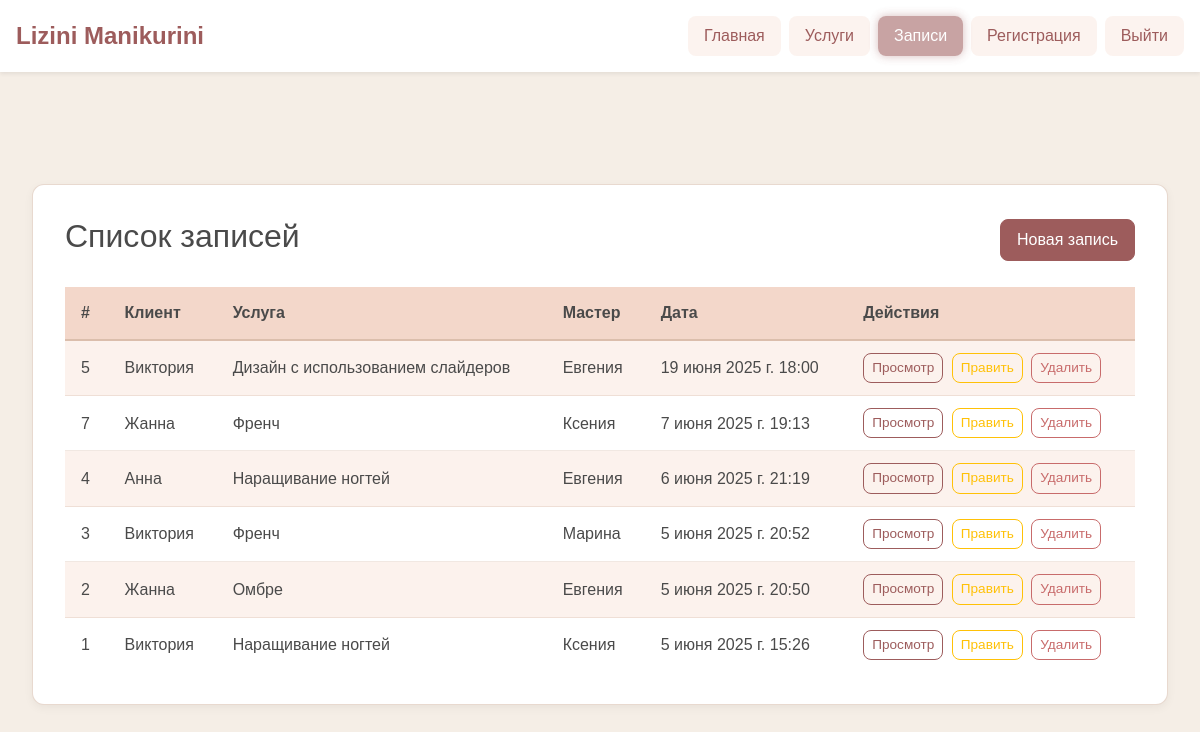
The app's page /appointments/ (signed in) with its own data.
### website/models.py (models this page shows, shortened)
class Appointment(models.Model):
    client = models.ForeignKey(
        User,
        on_delete=models.SET_NULL,
        null=True,
        limit_choices_to={'role': 'client'},
        related_name='appointments',
        verbose_name='Клиент'
    )
    master = models.ForeignKey(
        Master,
        on_delete=models.SET_NULL,
        null=True,
        related_name='appointments',
        verbose_name='Мастер'
    )
    service = models.ForeignKey(
        Service,
        on_delete=models.SET_NULL,
        null=True,
        related_name='appointments',
        verbose_name='Услуга'
    )
    appointment_date = models.DateField(default=timezone.now, verbose_name='Дата записи')
    appointment_time = models.TimeField(verbose_name='Время записи')
    status = models.ForeignKey(
        AppointmentStatus,
        on_delete=models.SET_NULL,
        null=True,
        verbose_name='Статус'
    )
    price_paid = models.DecimalField(
        max_digits=10, decimal_places=2, null=True, blank=True, verbose_name='Оплачено'
    )
    created_at = models.DateTimeField(auto_now_add=True, verbose_name='Дата создания')
    updated_at = models.DateTimeField(auto_now=True, verbose_name='Дата изменения')
    class Meta:
        verbose_name = 'Запись'
        verbose_name_plural = 'Записи'
        ordering = ['-appointment_date', '-appointment_time']

class User(AbstractUser):
    ROLE_CHOICES = [
        ('client', 'Клиент'),
        ('master', 'Мастер'),
        ('admin', 'Администратор'),
    ]
    role = models.CharField(
        max_length=20,
        choices=ROLE_CHOICES,
        default='client',
        verbose_name='Роль'
    )
    created_at = models.DateTimeField(auto_now_add=True, verbose_name='Дата создания')
    updated_at = models.DateTimeField(auto_now=True, verbose_name='Дата изменения')
    groups = models.ManyToManyField(
        Group,
        related_name='website_user_set',
        blank=True,
        verbose_name='Группы',
        help_text='Группы пользователя',
        related_query_name='user',
    )
    user_permissions = models.ManyToManyField(
        Permission,
        related_name='website_user_permissions_set',
        blank=True,
        verbose_name='Права пользователя',
        help_text='Пользовательские права',
        related_query_name='user',
    )
    class Meta:
        verbose_name = 'Пользователь'
        verbose_name_plural = 'Пользователи'

class Service(models.Model):
    name = models.CharField(max_length=100, verbose_name='Название услуги')
    description = models.TextField(blank=True, verbose_name='Описание')
    price = models.DecimalField(max_digits=10, decimal_places=2, verbose_name='Цена')
    duration_minutes = models.PositiveIntegerField(verbose_name='Длительность (мин)')
    image = models.ImageField(upload_to='services/', blank=True, verbose_name='Картинка услуги')
    created_at = models.DateTimeField(auto_now_add=True, verbose_name='Дата создания')
    updated_at = models.DateTimeField(auto_now=True, verbose_name='Дата изменения')
    class Meta:
        verbose_name = 'Услуга'
        verbose_name_plural = 'Услуги'
        ordering = ['-created_at']

class Master(models.Model):
    name = models.CharField(max_length=100, verbose_name='Имя мастера')
    specialization = models.TextField(blank=True, verbose_name='Специализация')
    photo = models.ImageField(upload_to='masters/', blank=True, verbose_name='Фото мастера')
    created_at = models.DateTimeField(auto_now_add=True, verbose_name='Дата создания')
    updated_at = models.DateTimeField(auto_now=True, verbose_name='Дата изменения')
    class Meta:
        verbose_name = 'Мастер'
        verbose_name_plural = 'Мастера'
        ordering = ['name']

### website/views.py (the view)
# urls.py: path('appointments/', appointment_list, name='appointment_list'),
def appointment_list(request):
    appointments = Appointment.objects.select_related('client','master','service').all()
    return render(request, 'website/appointment_list.html', {'appointments': appointments})

### website/templates/website/appointment_list.html (shortened to what this page needs)
{% extends 'website/base.html' %}
{% block content %}
<div class="container my-4">
  <div class="crud-wrapper">
    <div class="d-flex justify-content-between align-items-center mb-4">
      <h2>Список записей</h2>
      <a href="{% url 'appointment_add' %}" class="btn btn-success">Новая запись</a>
    </div>
    <table>
      <thead>
        <tr>
          <th>#</th>
          <th>Клиент</th>
          <th>Услуга</th>
          <th>Мастер</th>
          <th>Дата</th>
          <th>Действия</th>
        </tr>
      </thead>
      <tbody>
        {% for a in appointments %}
        <tr>
          <td data-label="#"> {{ a.id }} </td>
          <td data-label="Клиент"> {{ a.client.username }} </td>
          <td data-label="Услуга"> {{ a.service.name }} </td>
          <td data-label="Мастер"> {{ a.master.name }} </td>
          <td data-label="Дата"> {{ a.appointment_date }} {{ a.appointment_time }} </td>
          <td data-label="Действия">
            <a href="{% url 'appointment_detail' a.pk %}" class="btn btn-sm btn-outline-primary me-1">Просмотр</a>
            <a href="{% url 'appointment_edit' a.pk %}" class="btn btn-sm btn-outline-warning me-1">Править</a>
            <a href="{% url 'appointment_delete' a.pk %}" class="btn btn-sm btn-outline-danger">Удалить</a>
          </td>
        </tr>
        {% endfor %}
      </tbody>
    </table>
  </div>
</div>
{% endblock %}

### website/static/website/styles.css (style rules this page uses)
body { background-color: #f5eee6; font-family: 'Montserrat', sans-serif; color: #4a4a4a; line-height: 1.7; margin: 0; padding: 0; }
.container { max-width: 1200px; width: 100%; margin: 0 auto; padding: 2rem 1rem; }
.btn { padding: .5rem 1rem; border-radius: 8px; font-weight: 500; transition: all .3s ease; white-space: nowrap; }
.btn-outline-danger { color: #c86b6b; border-color: #c86b6b; }
.btn-success { background: #9d5c5c; border-color: #9d5c5c; color: #fff; }
.btn-outline-primary { color: #9d5c5c; border-color: #9d5c5c; }
.crud-wrapper { background: #fff; border: 1px solid rgba(210,180,160,0.5); border-radius: 12px; padding: 2rem; box-shadow: 0 3px 10px rgba(0,0,0,0.05); margin-bottom: 2rem; overflow-x: auto; }
.crud-wrapper table { width: 100%; border-collapse: separate; border-spacing: 0; }
.crud-wrapper thead th { background: #f3d7ca; color: #4a4a4a; font-weight: 600; padding: .75rem 1rem; border-bottom: 2px solid rgba(210,180,160,0.7); text-align: left; }
.crud-wrapper tbody td { padding: .75rem 1rem; border-bottom: 1px solid rgba(210,180,160,0.3); vertical-align: middle; }
.crud-wrapper tbody tr:last-child td { border-bottom: none; }
.crud-wrapper .btn-sm { padding: .25rem .5rem; font-size: .85rem; }
.crud-wrapper tbody tr:nth-child(odd) td { background: #fcf2ed; }
.crud-wrapper tbody tr:nth-child(even) td { background: #fff; }

### records on screen
Appointment: id "5", client.username "Виктория", service.name "Дизайн с использованием слайдеров", master.name "Евгения", appointment_date "19 июня 2025 г.", appointment_time "18:00"
Appointment: id "7", client.username "Жанна", service.name "Френч", master.name "Ксения", appointment_date "7 июня 2025 г.", appointment_time "19:13"
Appointment: id "4", client.username "Анна", service.name "Наращивание ногтей", master.name "Евгения", appointment_date "6 июня 2025 г.", appointment_time "21:19"
Appointment: id "3", client.username "Виктория", service.name "Френч", master.name "Марина", appointment_date "5 июня 2025 г.", appointment_time "20:52"
Appointment: id "2", client.username "Жанна", service.name "Омбре", master.name "Евгения", appointment_date "5 июня 2025 г.", appointment_time "20:50"
Appointment: id "1", client.username "Виктория", service.name "Наращивание ногтей", master.name "Ксения", appointment_date "5 июня 2025 г.", appointment_time "15:26"
